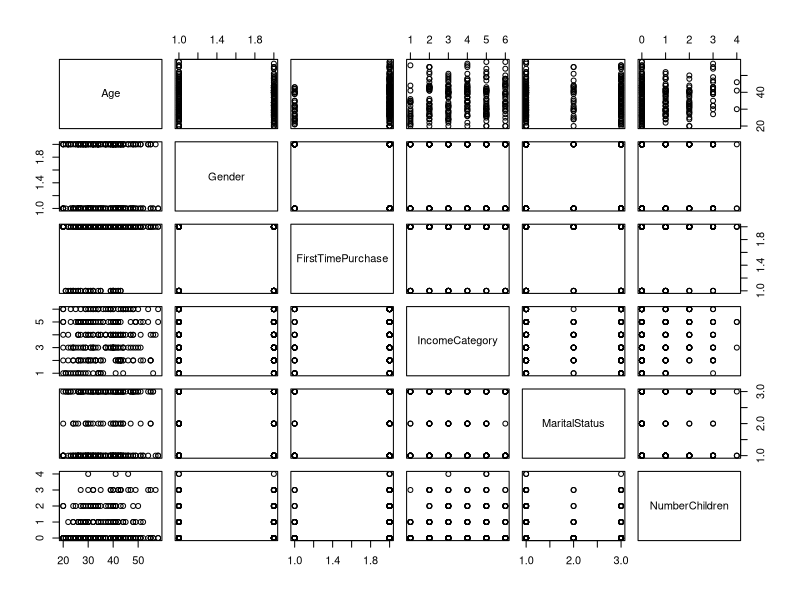
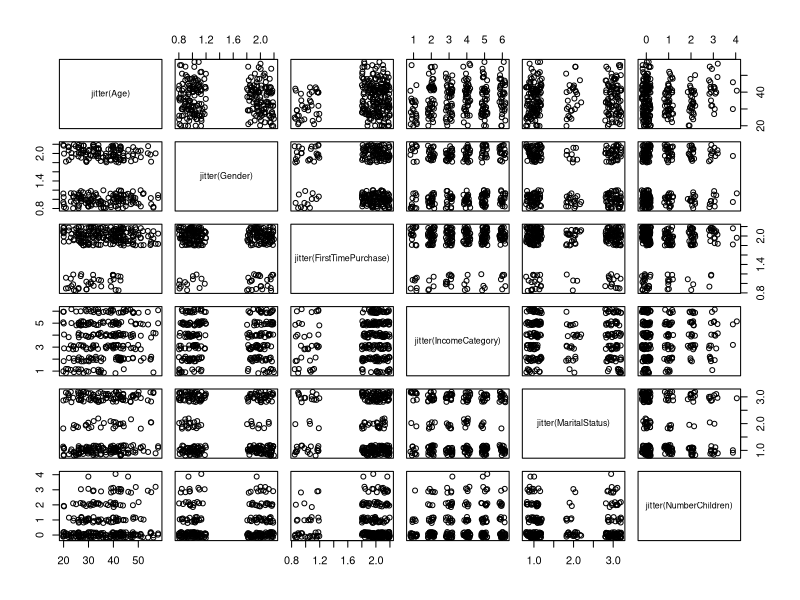
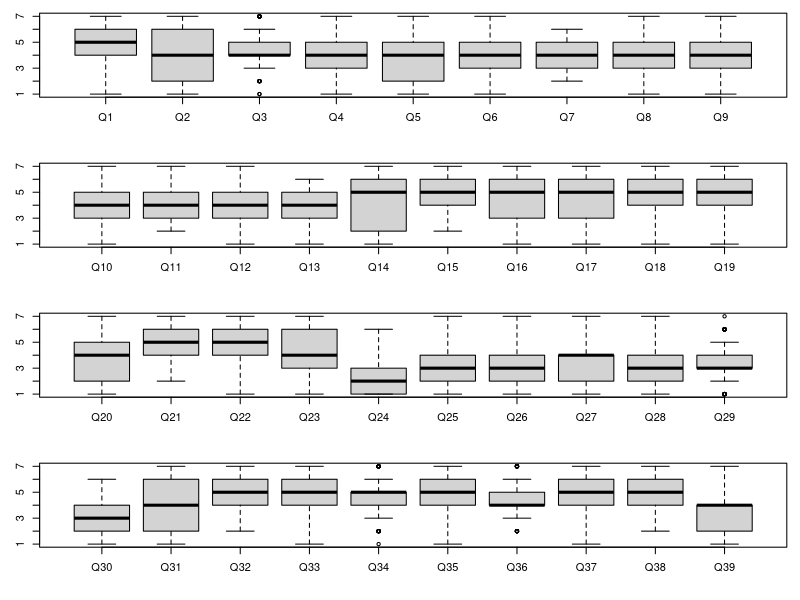
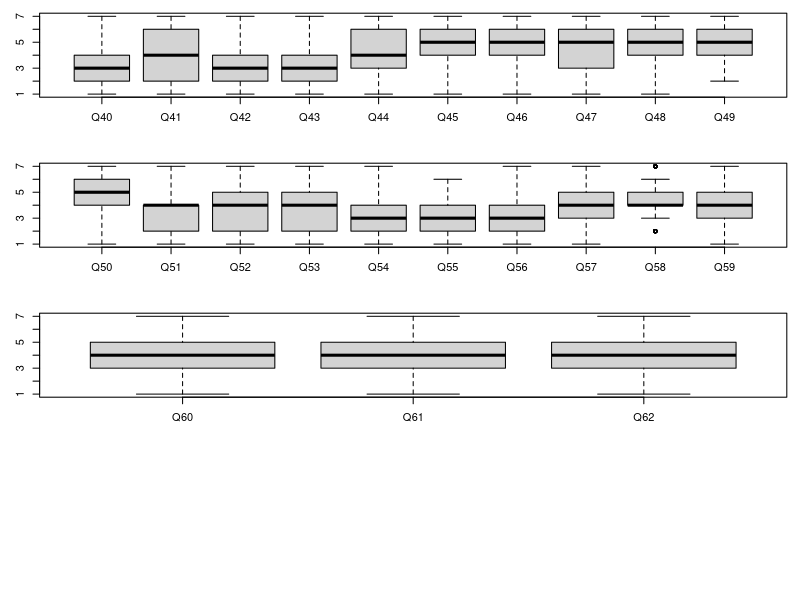
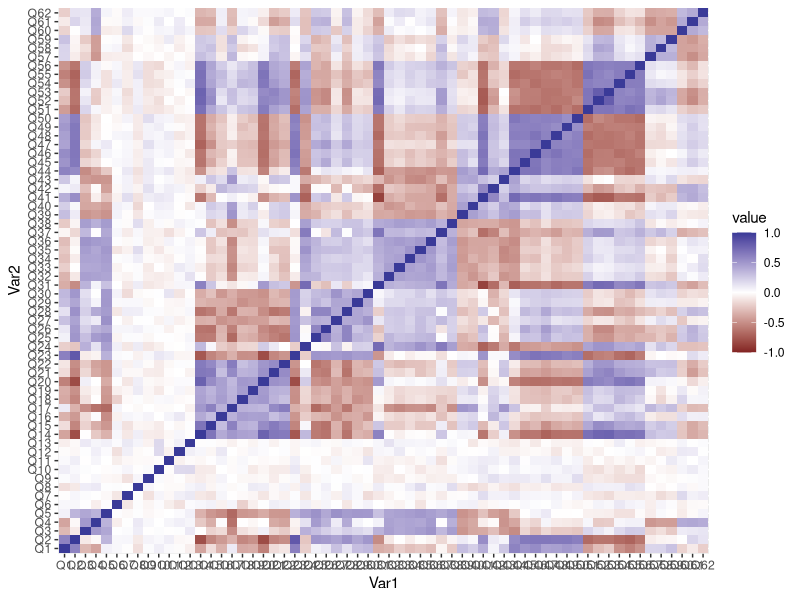
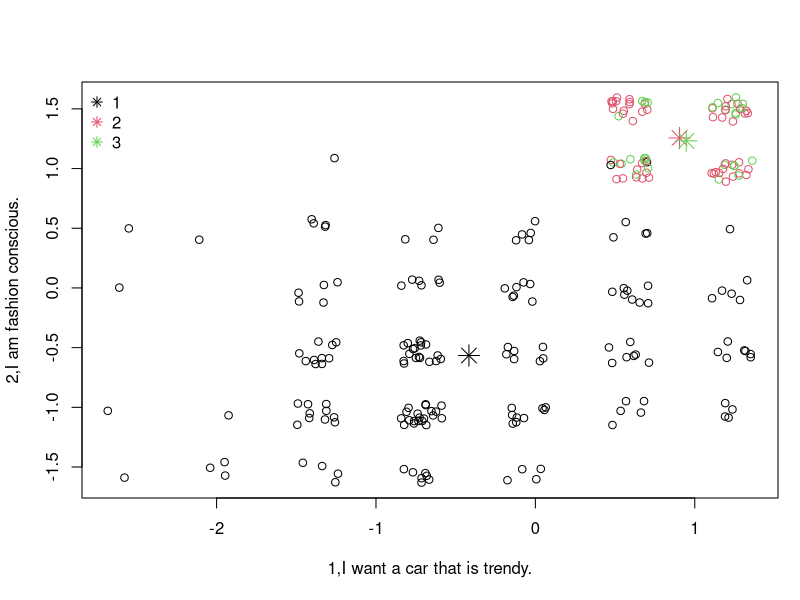
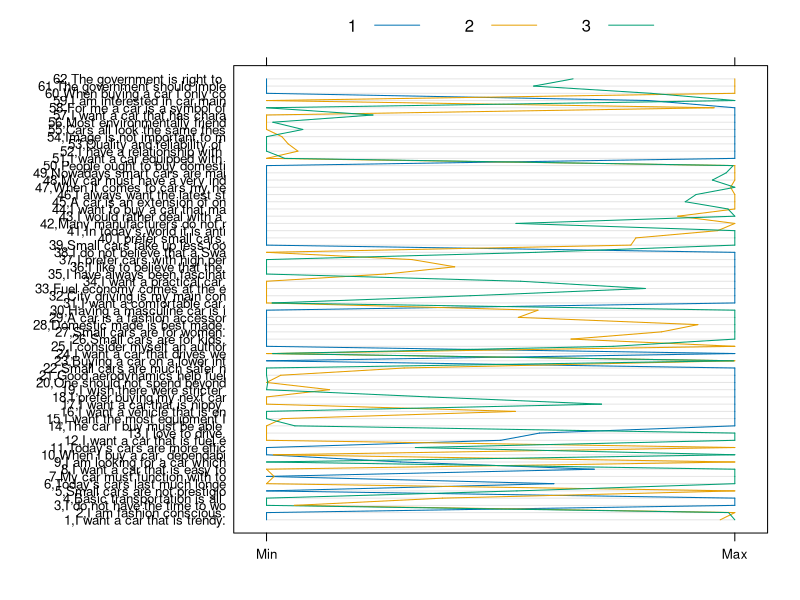
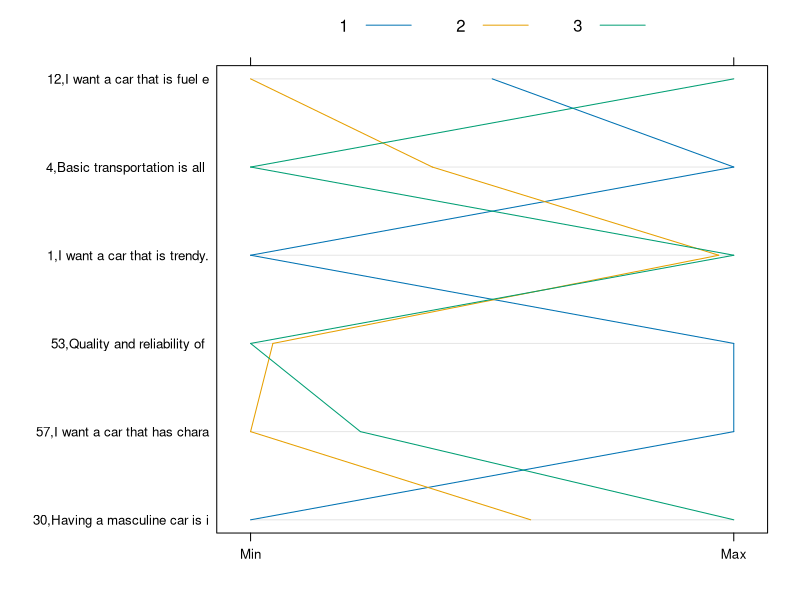

Here is the R script that generated these plots, in order:

###############################################################################
# Script: FordKa_Analysis.R
#
# R script to create customer segments for ford ka using k-Means
# Requires the excel spreadsheet with the data (FordKaData.xlsx).
# This script creates clusters using both the psycographic and demographic
# datasets using k-means analysis with 3 clusters.  You should consider
# different settings of k and may want to consider different sets of
# transformations of the input variables.
###############################################################################



###############################################################################
### setup the environment
###############################################################################

# load in additional packages to extend R functionality
if (!require(lattice)) {install.packages("lattice"); library(lattice)}
if (!require(gplots)) {install.packages("gplots"); library(gplots)}
if (!require(ggplot2)) {install.packages("ggplot2"); library(ggplot2)}
if (!require(reshape2)) {install.packages("reshape2"); library(reshape2)}
if (!require(openxlsx)) {install.packages("openxlsx"); library(openxlsx)}

# set to your correct working directory
setwd("~/Documents/class/marketing analytics/cases/ford ka/data") #!! set to your directory



###############################################################################
### input data
###############################################################################

# read in Ford Ka datasets from the Excel file
forddemo=read.xlsx("FordKaData.xlsx",sheet=1,startRow=7,colNames=T,rowNames=F,cols=2:10)  # read the demographic data
fordpsyc=read.xlsx("FordKaData.xlsx",sheet=4,startRow=7,colNames=T,rowNames=F,cols=2:63)  # read the psychographic data
fordquest=read.xlsx("FordKaData.xlsx",sheet=5,startRow=7,colNames=T,rowNames=F,cols=2)  # read the question list

# if you have problems with read.xlsx you can read in the data from CSV files (make sure you uncomment lines below and download CSV files)
#forddemo=read.csv("FordKaDemographicData.csv",row.names=1)  # just the demographic data
#fordpsyc=read.csv("FordKaPsychographicData.csv",row.names=1)  # just the psychographic data
#fordquest=scan("FordKaQuestions.txt",what='a',sep='\n')  # question list, which is read as a vector

# transform the data to make it easier to use
fordquest=paste0(1:62,',',fordquest$Statement)  # convert the question list into a character string to make it easier to work with
afordquest=strtrim(fordquest,30)  # truncate the strings to the first 30 characters since some questions are quite long
ford=cbind(forddemo,fordpsyc)  # create a new dataframe with both demogrpahic and psychographic data

# create some lists of variables which we will use later in the script
nqlist=1:62  # sequence of numbers from 1 to 62
qlist=paste0("Q",nqlist)
# let's try to cluster our questions by transposing the question data
nshortqlist=c(30,57,53,1,4,12)  # short list of questions
shortqlist=paste0("Q",nshortqlist)  # append Q in front of the numbers to generate a list of questions to match variable names
shortqname=strtrim(fordquest[nshortqlist],30)  # the first 30 characters of the strings
nvars=match(qlist,colnames(ford))   # define list of numeric variables

# create new standardized datasets using the scale function (set the mean of the new variable to 0 and stddev to 1)
xforddemo=scale(forddemo)
xfordpsyc=scale(fordpsyc)
xford=scale(ford)



###############################################################################
### exploratory analysis of the data
###############################################################################

# to list the variables in each data frame
ls(forddemo)
ls(fordpsyc)
ls(ford)

# remember these data sets are made up of lists of objects
typeof(ford)      # notice that ford is a list
names(ford)       # this is the list of object names within ford
class(ford)       # the ford object itself is a special type of list known as a data.frame
attributes(ford)  # this prints an objects attributes -- which usually has names of columns and rows
str(ford)         # a more verbose way of checking information about an object is with structure

# descriptive statistics for all the variables
summary(ford)

# to print an individual variable, enter it by itself
ford$Age

# create tables to describe the data
xtabs(~Age,data=ford)
xtabs(~AgeCategory,data=ford)
xtabs(~ChildrenCategory,data=ford)
xtabs(~FirstTimePurchase,data=ford)
xtabs(~Gender,data=ford)
xtabs(~IncomeCategory,data=ford)
xtabs(~MaritalStatus,data=ford)
xtabs(~NumberChildren,data=ford)
xtabs(~PreferenceGroup,data=ford)

# to see the relationship between two variables do a cross-tab
xtabs(~FirstTimePurchase+IncomeCategory,data=ford)
# here is a more visualize representation of a table with a BalloonPlot (uncomment the line if you want to see it)
#balloonplot(table(ford$FirstTimePurchase,ford$IncomeCategory),xlab="FirstTimePurchase",ylab="IncomeCategory")

# let's plot all pairs of data in a matrix plot
pairs(~Age+Gender+FirstTimePurchase+IncomeCategory+MaritalStatus+NumberChildren,data=ford)
pairs(~jitter(Age)+jitter(Gender)+jitter(FirstTimePurchase)
      +jitter(IncomeCategory)+jitter(MaritalStatus)+jitter(NumberChildren),data=ford)

# create boxplots of the questions
# notice that instead of accessing entering each variable as 
# ford$Q1 we instead use the format ford[,"Q1"], R understands
# that we want the column of the object ford named Q1
# in this example we will refer to a list of ten questions
par(mfrow=c(4,1),mar=c(4,3,1,1))
boxplot(ford[,c("Q1","Q2","Q3","Q4","Q5","Q6","Q7","Q8","Q9")])
boxplot(ford[,c("Q10","Q11","Q12","Q13","Q14","Q15","Q16","Q17","Q18","Q19")])
boxplot(ford[,c("Q20","Q21","Q22","Q23","Q24","Q25","Q26","Q27","Q28","Q29")])
boxplot(ford[,c("Q30","Q31","Q32","Q33","Q34","Q35","Q36","Q37","Q38","Q39")])
boxplot(ford[,c("Q40","Q41","Q42","Q43","Q44","Q45","Q46","Q47","Q48","Q49")])
boxplot(ford[,c("Q50","Q51","Q52","Q53","Q54","Q55","Q56","Q57","Q58","Q59")])
boxplot(ford[,c("Q60","Q61","Q62")])

# to compute the correlation matrix
qcor=cor(ford[,qlist])
# print out the correlations with just 2 digits, since it is a huge matrix
print(qcor,digit=1)
# here is a better visualization of the correlation matrix using a heatmap
qplot(x=Var1,y=Var2,data=melt(cor(ford[,qlist],use="p")),fill=value,geom="tile")+scale_fill_gradient2(limits=c(-1, 1))



###############################################################################
## first cluster analysis with psychographics
###############################################################################

# set the random number seed so the samples will be the same if regenerated
set.seed(1248765792)

# compute a k-means cluster with k=3 using just the psychographics
(grpA=kmeans(xford[,qlist],centers=3))

# plot the solutions against the Q1 and Q2
# since the data is categorical most of the plots will overlay one another,
# so instead we jitter the points -- which adds a small random number to each
par(mfrow=c(1,1),mar=c(5,4,4,1)+.1)
plot(jitter(xford[,"Q1"]), jitter(xford[,"Q2"]),xlab=fordquest[1],ylab=fordquest[2],col=grpA$cluster)
points(grpA$centers[,c("Q1","Q2")],col=1:3,pch=8,cex=2)
legend("topleft",pch=8,bty="n",col=1:3,c("1","2","3"))

# compare the cluster solutions with the PreferenceGroup
xtabs(~ford$PreferenceGroup+grpA$cluster)

# summarize the centroids
grpAcenter=t(grpA$centers)   # create variable with the transpose of the centroids
rownames(grpAcenter)=afordquest  # add the question names
print(grpAcenter)   # print the centroid values for each question
parallelplot(t(grpAcenter),auto.key=list(text=c("1","2","3"),space="top",columns=3,lines=T))  # create a parallel plot to visualize the centroid values
parallelplot(t(grpAcenter[nshortqlist,]),auto.key=list(text=c("1","2","3"),space="top",columns=3,lines=T))  # a parallel plot with just a few questions

# to save the data to an Excel spreadsheet (one sheet with the centroids and another with cluster assignments)
write.xlsx(list(grpA$centers,grpA$cluster),file="FordKa_ResultsA.xlsx",colnames=T)
#write.csv(grpA$cluster,file="FordKa_ResultsAcluster.csv")
#write.csv(grpA$centers,file="FordKa_ResultsAcenters.csv")


###############################################################################
### second cluster analysis with demographics
###############################################################################

# set the random number seed so the samples will be the same if regenerated
set.seed(1248765792)

# compute a k-means cluster with k=3 using just demographics
# notice that we omit PreferenceGroup from the list, since we want to use
# this variable for PreferenceGroup
qdlist=c("Age","ChildrenCategory","FirstTimePurchase","Gender","IncomeCategory","MaritalStatus","NumberChildren")
nqdlist=match(qdlist,colnames(xford))  # numeric positions of variables
(grpB=kmeans(xford[,qdlist],centers=3))

# plot the solutions against Age and FirstTimePurchase
# since the data is categorical most of the plots will overlay one another,
# so instead we jitter the points -- which adds a small random number to each
par(mfrow=c(1,1),mar=c(5,4,4,1))
plot(jitter(xford[,"Age"]), jitter(xford[,"FirstTimePurchase"]),xlab="Age",ylab="FirstTimePurchase",col=grpB$cluster)
points(grpB$centers[,c("Age","FirstTimePurchase")],col=1:3,pch=8,cex=2)
legend("topleft",pch=8,bty="n",col=1:3,c("1","2","3"))

# compare the cluster solutions with the PreferenceGroup
xtabs(~ford$PreferenceGroup+grpB$cluster)

# summarize the centroids
grpBcenter=t(grpB$centers)   # create variable with the transpose of the centroids
rownames(grpBcenter)=qdlist  # add the demographic labels
print(grpBcenter)   # print the centroid values for each question
parallelplot(t(grpBcenter),auto.key=list(text=c("1","2","3"),space="top",columns=3,lines=T))  # create a parallel plot to visualize the centroid values
splom(~jitter(xford[,qdlist]),groups=grpB$cluster)  # matrix scatter plot with clusters identified

# to save the data to an Excel spreadsheet (one sheet with the centroids and another with cluster assignments)
write.xlsx(list(grpB$centers,grpB$cluster),file="FordKa_ResultsB.xlsx",colnames=T)
#write.csv(grpB$cluster,file="FordKa_ResultsBcluster.csv")
#write.csv(grpB$centers,file="FordKa_ResultsBcenters.csv")
